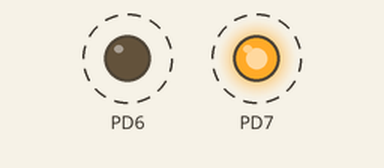
Recording of a program running on a simulated ATmega128, built with avr-gcc and emulated at 8 MHz. Parts: output pins drawn as LEDs (lit = HIGH). Dashed ring = blinking.

Above: at 0.2 s.
Timing chart, 0 to 3.0 s (numbered marks = the images above):
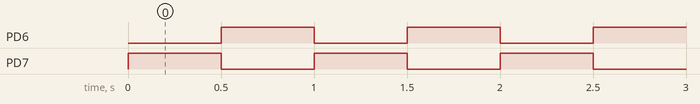

The program:

main.c
```c
/*
 * Micro controllers Praticum week 1.c
 *
 * Created: 3-2-2018 14:43:03
 * Author : Ian
 */
#define F_CPU 8000000

#include <avr/io.h>
#include <util/delay.h>

void wait(int ms) {
	for(int i = 0; i < ms; i++) {
		_delay_ms(1);
	}
}

int main(void)
{
	DDRD = 0B11000000;
    /* Replace with your application code */
    while (1)
    {
		PORTD = 0b10000000;
		wait(500);
		PORTD = 0b01000000;
		wait(500);
    }
}
```

Measured:
- by itself, PD6, PD7: alternates HIGH for 0.50 s and LOW for 0.50 s
